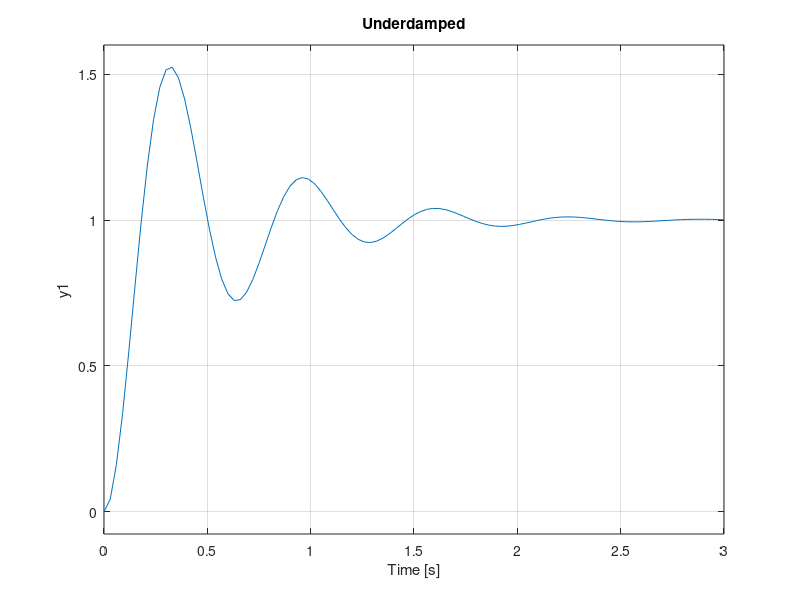
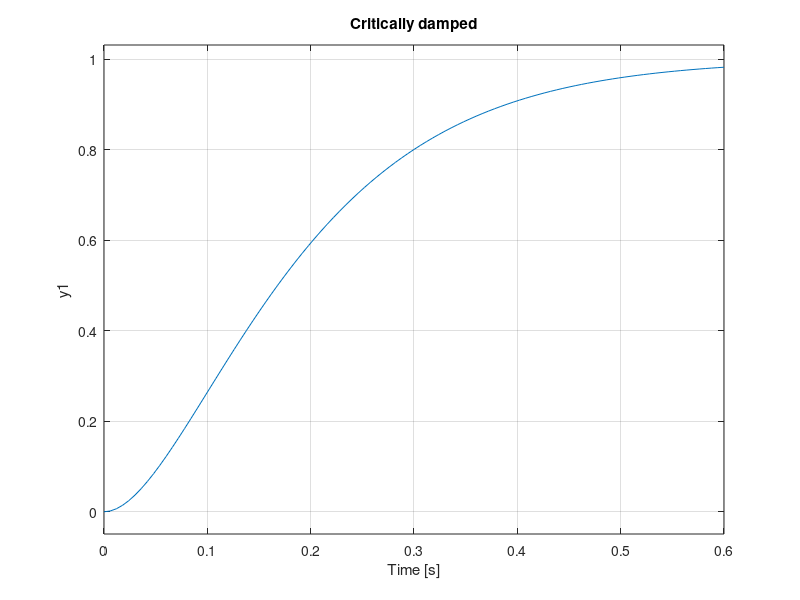
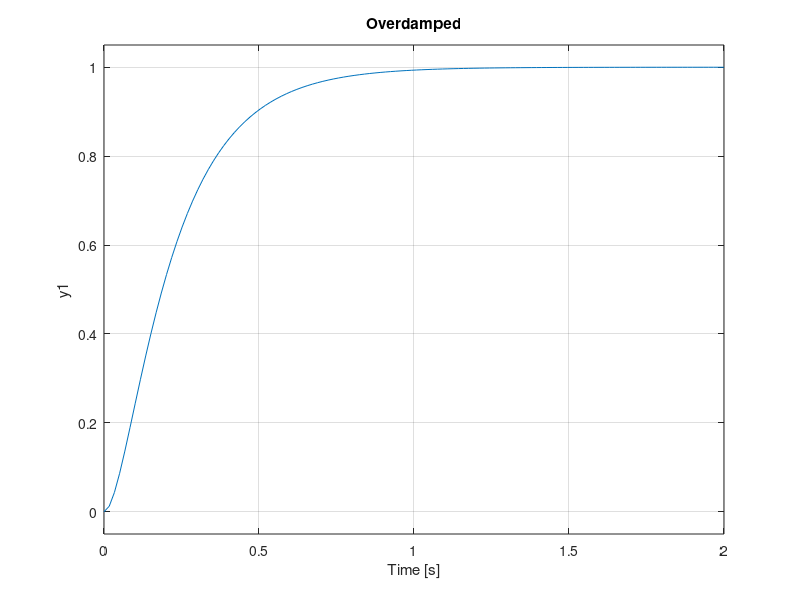
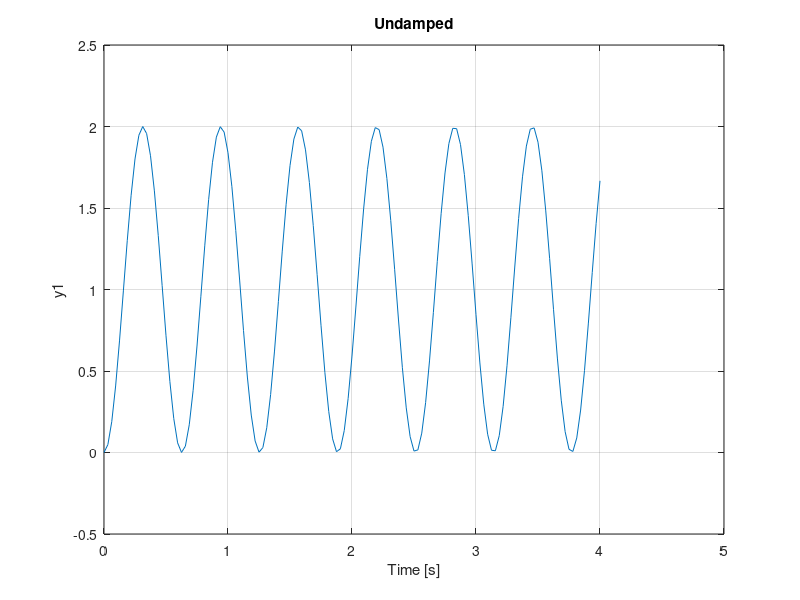

These figures' MATLAB source, in order:
%%Step response of Second order systems
%%Underdamped 
k_dc = 1;
w_n = 10;
zeta = 0.2;
s = tf('s');
G1 = k_dc*w_n^2/(s^2 + 2*zeta*w_n*s + w_n^2);
figure(1)
step(G1)
title('Underdamped')

%%critically damped
zeta = 1;
G3 = k_dc*w_n^2/(s^2 + 2*zeta*w_n*s + w_n^2);
figure(2)
step(G3)
title('Critically damped')

%%Overdamped
zeta = 1.2;
G2 = k_dc*w_n^2/(s^2 + 2*zeta*w_n*s + w_n^2);
figure(3)
step(G2)
title('Overdamped')

%%Undamped
zeta = 0;
G4 = k_dc*w_n^2/(s^2 + 2*zeta*w_n*s + w_n^2);
figure(4)
step(G4)
axis([0 5 -0.5 2.5])
title('Undamped')
